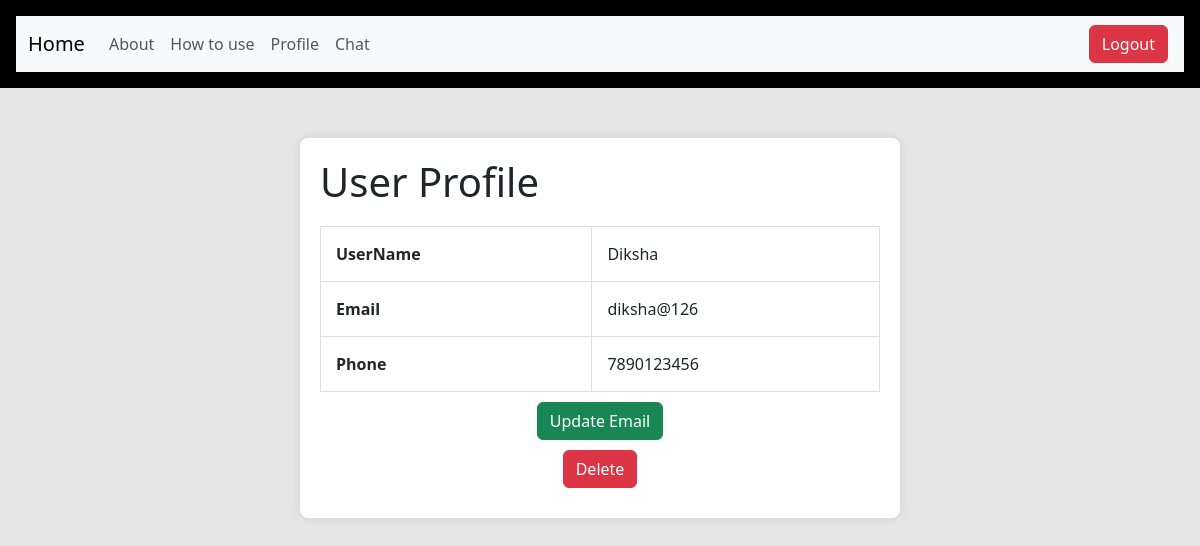
Screenshot of /profile (signed in) with the database file from the repository.
### database.py (models this page shows)
class User(db.Model, UserMixin):
    id = db.Column(db.Integer, primary_key=True)
    username = db.Column(db.String(20), nullable=False, unique=True)
    password = db.Column(db.String(80), nullable=False)
    email = db.Column(db.String(80), nullable=True)
    phoneNumber = db.Column(db.String(15), nullable = True)

### app1.py (the view)
@app.route('/profile')
@login_required  # Ensure the user is logged in to access the profile
def profile():
    return render_template('profile.html', user=current_user)

### app1.py (called while the page is built)
@login_manager.user_loader
def load_user(user_id):
    return User.query.get(int(user_id))

### templates/profile.html (shortened to what this page needs)
<!DOCTYPE html>
<html lang="en">
<head>
    <link href="https://cdn.jsdelivr.net/npm/bootstrap@5.3.2/dist/css/bootstrap.min.css" rel="stylesheet"
>
</head>
<body>
    <div class="p-3 mb-2 bg-black text-white">
        <nav class="navbar navbar-expand-lg bg-body-tertiary">
            <div class="container-fluid">
                <a class="navbar-brand" href="/dashboard">Home</a>
                <div class="collapse navbar-collapse" id="navbarSupportedContent">
                    <ul class="navbar-nav me-auto mb-2 mb-lg-0">
                        <li class="nav-item">
                            <a class="nav-link" href="{{ url_for('about') }}">About</a>
                        </li>
                        <li class="nav-item">
                            <a class="nav-link" href="{{ url_for('use') }}">How to use</a>
                        </li>
                        <li class="nav-item">
                            <a class="nav-link" href="{{ url_for('profile') }}">Profile</a>
                        </li>
                        <li class="nav-item">
                            <a class="nav-link" href="{{ url_for('chat') }}">Chat</a>
                        </li>
                    </ul>
                    <div class="d-flex" role="search">
                        <a href="{{ url_for('logout') }}" class="btn btn-danger mx-1">Logout</a>
                    </div>
                </div>
            </div>
        </div>
    <div class="profile-container">
        <h1>User Profile</h1>
        <table>
            <tr>
                <td><strong>UserName</strong></td>
                <td>{{ user.username }}</td>
            </tr>
            <tr>
                <td><strong>Email</strong></td>
                <td>{{ user.email }}</td>
            </tr>
            <tr>
                <td><strong>Phone</strong></td>
                <td>{{ user.phoneNumber }}</td>
            </tr>
        </table>
        <div class="button-container text-center">        <a href="{{ url_for('update_email_form') }}" class="btn btn-success">Update Email</a>
        </div>
<div class="button-container text-center">        <form method="post" action="{{ url_for('delete_user', username=user.username) }}">
            <button type="submit" class="btn btn-danger">Delete</button>
        </div>
    </div>
</body>
</html>

### templates/profile.html (style rules this page uses)
body { background-color: rgba(0, 0, 0, 0.1); margin: 0; padding: 0; }
.profile-container { max-width: 600px; margin: 50px auto; background-color: white; padding: 20px; border-radius: 8px; box-shadow: 0 0 10px rgba(0, 0, 0, 0.1); }
table { width: 100%; margin-top: 20px; border-collapse: collapse; }
table, th, td { border: 1px solid #ddd; }
th, td { padding: 15px; text-align: left; }
.button-container { margin-top: 10px; margin-bottom: 10px; }

### rows the page displays
User: username "Diksha", email "diksha@126", phoneNumber "7890123456"
